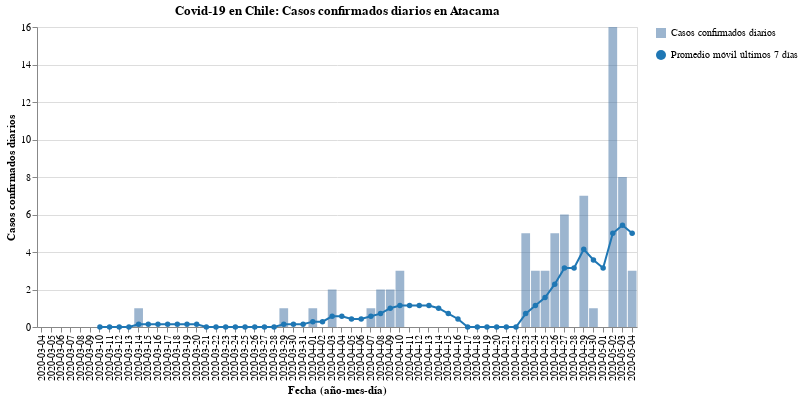

The notebook cell this image was saved under:
### Code cell
#hide_input
bars, line = my_cases_plot(region)
(bars + line).properties(
    title=f'Covid-19 en Chile: Casos confirmados diarios en {region}',
    width=600
)

### Figure 1 — Vega-Lite specification as saved in the notebook (floating-point values rounded to 4 significant figures)
{"config": {"view": {"continuousWidth": 400, "continuousHeight": 300}}, "layer": [{"mark": {"type": "bar", "opacity": 0.7}, "encoding": {"opacity": {"type": "nominal", "field": "Casos confirmados diarios", "legend": {"title": ""}}, "tooltip": [{"type": "nominal", "field": "Fecha"}, {"type": "quantitative", "field": "Casos confirmados"}], "x": {"type": "nominal", "axis": {"title": "Fecha (año-mes-día)"}, "field": "Fecha"}, "y": {"type": "quantitative", "axis": {"title": "Casos confirmados diarios"}, "field": "Casos confirmados"}}}, {"mark": {"type": "line", "color": "#1f77b4", "point": {"filled": true, "fill": "#1f77b4"}}, "encoding": {"shape": {"type": "nominal", "field": "Promedio móvil últimos 7 días", "legend": {"title": ""}}, "x": {"type": "nominal", "axis": {"title": "Fecha (año-mes-día)"}, "field": "Fecha"}, "y": {"type": "quantitative", "field": "Rolling"}}}], "data": {"name": "data-7c2c7bdd309efc1fa8efbb6ce062fb28"}, "title": "Covid-19 en Chile: Casos confirmados diarios en Atacama", "width": 600, "$schema": "https://vega.github.io/schema/vega-lite/v4.8.1.json", "datasets": {"data-7c2c7bdd309efc1fa8efbb6ce062fb28": [{"Fecha": "2020-03-04", "Casos confirmados": 0, "Rolling": null, "Casos confirmados diarios": "Casos confirmados diarios", "Promedio móvil últimos 7 días": "Promedio móvil últimos 7 días"}, {"Fecha": "2020-03-05", "Casos confirmados": 0, "Rolling": null, "Casos confirmados diarios": "Casos confirmados diarios", "Promedio móvil últimos 7 días": "Promedio móvil últimos 7 días"}, {"Fecha": "2020-03-06", "Casos confirmados": 0, "Rolling": null, "Casos confirmados diarios": "Casos confirmados diarios", "Promedio móvil últimos 7 días": "Promedio móvil últimos 7 días"}, {"Fecha": "2020-03-07", "Casos confirmados": 0, "Rolling": null, "Casos confirmados diarios": "Casos confirmados diarios", "Promedio móvil últimos 7 días": "Promedio móvil últimos 7 días"}, {"Fecha": "2020-03-08", "Casos confirmados": 0, "Rolling": null, "Casos confirmados diarios": "Casos confirmados diarios", "Promedio móvil últimos 7 días": "Promedio móvil últimos 7 días"}, {"Fecha": "2020-03-09", "Casos confirmados": 0, "Rolling": null, "Casos confirmados diarios": "Casos confirmados diarios", "Promedio móvil últimos 7 días": "Promedio móvil últimos 7 días"}, {"Fecha": "2020-03-10", "Casos confirmados": 0, "Rolling": 0.0, "Casos confirmados diarios": "Casos confirmados diarios", "Promedio móvil últimos 7 días": "Promedio móvil últimos 7 días"}, {"Fecha": "2020-03-11", "Casos confirmados": 0, "Rolling": 0.0, "Casos confirmados diarios": "Casos confirmados diarios", "Promedio móvil últimos 7 días": "Promedio móvil últimos 7 días"}, {"Fecha": "2020-03-12", "Casos confirmados": 0, "Rolling": 0.0, "Casos confirmados diarios": "Casos confirmados diarios", "Promedio móvil últimos 7 días": "Promedio móvil últimos 7 días"}, {"Fecha": "2020-03-13", "Casos confirmados": 0, "Rolling": 0.0, "Casos confirmados diarios": "Casos confirmados diarios", "Promedio móvil últimos 7 días": "Promedio móvil últimos 7 días"}, {"Fecha": "2020-03-14", "Casos confirmados": 1, "Rolling": 0.1429, "Casos confirmados diarios": "Casos confirmados diarios", "Promedio móvil últimos 7 días": "Promedio móvil últimos 7 días"}, {"Fecha": "2020-03-15", "Casos confirmados": 0, "Rolling": 0.1429, "Casos confirmados diarios": "Casos confirmados diarios", "Promedio móvil últimos 7 días": "Promedio móvil últimos 7 días"}, {"Fecha": "2020-03-16", "Casos confirmados": 0, "Rolling": 0.1429, "Casos confirmados diarios": "Casos confirmados diarios", "Promedio móvil últimos 7 días": "Promedio móvil últimos 7 días"}, {"Fecha": "2020-03-17", "Casos confirmados": 0, "Rolling": 0.1429, "Casos confirmados diarios": "Casos confirmados diarios", "Promedio móvil últimos 7 días": "Promedio móvil últimos 7 días"}, {"Fecha": "2020-03-18", "Casos confirmados": 0, "Rolling": 0.1429, "Casos confirmados diarios": "Casos confirmados diarios", "Promedio móvil últimos 7 días": "Promedio móvil últimos 7 días"}, {"Fecha": "2020-03-19", "Casos confirmados": 0, "Rolling": 0.1429, "Casos confirmados diarios": "Casos confirmados diarios", "Promedio móvil últimos 7 días": "Promedio móvil últimos 7 días"}, {"Fecha": "2020-03-20", "Casos confirmados": 0, "Rolling": 0.1429, "Casos confirmados diarios": "Casos confirmados diarios", "Promedio móvil últimos 7 días": "Promedio móvil últimos 7 días"}, {"Fecha": "2020-03-21", "Casos confirmados": 0, "Rolling": 0.0, "Casos confirmados diarios": "Casos confirmados diarios", "Promedio móvil últimos 7 días": "Promedio móvil últimos 7 días"}, {"Fecha": "2020-03-22", "Casos confirmados": 0, "Rolling": 0.0, "Casos confirmados diarios": "Casos confirmados diarios", "Promedio móvil últimos 7 días": "Promedio móvil últimos 7 días"}, {"Fecha": "2020-03-23", "Casos confirmados": 0, "Rolling": 0.0, "Casos confirmados diarios": "Casos confirmados diarios", "Promedio móvil últimos 7 días": "Promedio móvil últimos 7 días"}, {"Fecha": "2020-03-24", "Casos confirmados": 0, "Rolling": 0.0, "Casos confirmados diarios": "Casos confirmados diarios", "Promedio móvil últimos 7 días": "Promedio móvil últimos 7 días"}, {"Fecha": "2020-03-25", "Casos confirmados": 0, "Rolling": 0.0, "Casos confirmados diarios": "Casos confirmados diarios", "Promedio móvil últimos 7 días": "Promedio móvil últimos 7 días"}, {"Fecha": "2020-03-26", "Casos confirmados": 0, "Rolling": 0.0, "Casos confirmados diarios": "Casos confirmados diarios", "Promedio móvil últimos 7 días": "Promedio móvil últimos 7 días"}, {"Fecha": "2020-03-27", "Casos confirmados": 0, "Rolling": 0.0, "Casos confirmados diarios": "Casos confirmados diarios", "Promedio móvil últimos 7 días": "Promedio móvil últimos 7 días"}, {"Fecha": "2020-03-28", "Casos confirmados": 0, "Rolling": 0.0, "Casos confirmados diarios": "Casos confirmados diarios", "Promedio móvil últimos 7 días": "Promedio móvil últimos 7 días"}, {"Fecha": "2020-03-29", "Casos confirmados": 1, "Rolling": 0.1429, "Casos confirmados diarios": "Casos confirmados diarios", "Promedio móvil últimos 7 días": "Promedio móvil últimos 7 días"}, {"Fecha": "2020-03-30", "Casos confirmados": 0, "Rolling": 0.1429, "Casos confirmados diarios": "Casos confirmados diarios", "Promedio móvil últimos 7 días": "Promedio móvil últimos 7 días"}, {"Fecha": "2020-03-31", "Casos confirmados": 0, "Rolling": 0.1429, "Casos confirmados diarios": "Casos confirmados diarios", "Promedio móvil últimos 7 días": "Promedio móvil últimos 7 días"}, {"Fecha": "2020-04-01", "Casos confirmados": 1, "Rolling": 0.2857, "Casos confirmados diarios": "Casos confirmados diarios", "Promedio móvil últimos 7 días": "Promedio móvil últimos 7 días"}, {"Fecha": "2020-04-02", "Casos confirmados": 0, "Rolling": 0.2857, "Casos confirmados diarios": "Casos confirmados diarios", "Promedio móvil últimos 7 días": "Promedio móvil últimos 7 días"}, {"Fecha": "2020-04-03", "Casos confirmados": 2, "Rolling": 0.5714, "Casos confirmados diarios": "Casos confirmados diarios", "Promedio móvil últimos 7 días": "Promedio móvil últimos 7 días"}, {"Fecha": "2020-04-04", "Casos confirmados": 0, "Rolling": 0.5714, "Casos confirmados diarios": "Casos confirmados diarios", "Promedio móvil últimos 7 días": "Promedio móvil últimos 7 días"}, {"Fecha": "2020-04-05", "Casos confirmados": 0, "Rolling": 0.4286, "Casos confirmados diarios": "Casos confirmados diarios", "Promedio móvil últimos 7 días": "Promedio móvil últimos 7 días"}, {"Fecha": "2020-04-06", "Casos confirmados": 0, "Rolling": 0.4286, "Casos confirmados diarios": "Casos confirmados diarios", "Promedio móvil últimos 7 días": "Promedio móvil últimos 7 días"}, {"Fecha": "2020-04-07", "Casos confirmados": 1, "Rolling": 0.5714, "Casos confirmados diarios": "Casos confirmados diarios", "Promedio móvil últimos 7 días": "Promedio móvil últimos 7 días"}, {"Fecha": "2020-04-08", "Casos confirmados": 2, "Rolling": 0.7143, "Casos confirmados diarios": "Casos confirmados diarios", "Promedio móvil últimos 7 días": "Promedio móvil últimos 7 días"}, {"Fecha": "2020-04-09", "Casos confirmados": 2, "Rolling": 1.0, "Casos confirmados diarios": "Casos confirmados diarios", "Promedio móvil últimos 7 días": "Promedio móvil últimos 7 días"}, {"Fecha": "2020-04-10", "Casos confirmados": 3, "Rolling": 1.143, "Casos confirmados diarios": "Casos confirmados diarios", "Promedio móvil últimos 7 días": "Promedio móvil últimos 7 días"}, {"Fecha": "2020-04-11", "Casos confirmados": 0, "Rolling": 1.143, "Casos confirmados diarios": "Casos confirmados diarios", "Promedio móvil últimos 7 días": "Promedio móvil últimos 7 días"}, {"Fecha": "2020-04-12", "Casos confirmados": 0, "Rolling": 1.143, "Casos confirmados diarios": "Casos confirmados diarios", "Promedio móvil últimos 7 días": "Promedio móvil últimos 7 días"}, {"Fecha": "2020-04-13", "Casos confirmados": 0, "Rolling": 1.143, "Casos confirmados diarios": "Casos confirmados diarios", "Promedio móvil últimos 7 días": "Promedio móvil últimos 7 días"}, {"Fecha": "2020-04-14", "Casos confirmados": 0, "Rolling": 1.0, "Casos confirmados diarios": "Casos confirmados diarios", "Promedio móvil últimos 7 días": "Promedio móvil últimos 7 días"}, {"Fecha": "2020-04-15", "Casos confirmados": 0, "Rolling": 0.7143, "Casos confirmados diarios": "Casos confirmados diarios", "Promedio móvil últimos 7 días": "Promedio móvil últimos 7 días"}, {"Fecha": "2020-04-16", "Casos confirmados": 0, "Rolling": 0.4286, "Casos confirmados diarios": "Casos confirmados diarios", "Promedio móvil últimos 7 días": "Promedio móvil últimos 7 días"}, {"Fecha": "2020-04-17", "Casos confirmados": 0, "Rolling": 0.0, "Casos confirmados diarios": "Casos confirmados diarios", "Promedio móvil últimos 7 días": "Promedio móvil últimos 7 días"}, {"Fecha": "2020-04-18", "Casos confirmados": 0, "Rolling": 0.0, "Casos confirmados diarios": "Casos confirmados diarios", "Promedio móvil últimos 7 días": "Promedio móvil últimos 7 días"}, {"Fecha": "2020-04-19", "Casos confirmados": 0, "Rolling": 0.0, "Casos confirmados diarios": "Casos confirmados diarios", "Promedio móvil últimos 7 días": "Promedio móvil últimos 7 días"}, {"Fecha": "2020-04-20", "Casos confirmados": 0, "Rolling": 0.0, "Casos confirmados diarios": "Casos confirmados diarios", "Promedio móvil últimos 7 días": "Promedio móvil últimos 7 días"}, {"Fecha": "2020-04-21", "Casos confirmados": 0, "Rolling": 0.0, "Casos confirmados diarios": "Casos confirmados diarios", "Promedio móvil últimos 7 días": "Promedio móvil últimos 7 días"}, {"Fecha": "2020-04-22", "Casos confirmados": 0, "Rolling": 0.0, "Casos confirmados diarios": "Casos confirmados diarios", "Promedio móvil últimos 7 días": "Promedio móvil últimos 7 días"}, {"Fecha": "2020-04-23", "Casos confirmados": 5, "Rolling": 0.7143, "Casos confirmados diarios": "Casos confirmados diarios", "Promedio móvil últimos 7 días": "Promedio móvil últimos 7 días"}, {"Fecha": "2020-04-24", "Casos confirmados": 3, "Rolling": 1.143, "Casos confirmados diarios": "Casos confirmados diarios", "Promedio móvil últimos 7 días": "Promedio móvil últimos 7 días"}, {"Fecha": "2020-04-25", "Casos confirmados": 3, "Rolling": 1.571, "Casos confirmados diarios": "Casos confirmados diarios", "Promedio móvil últimos 7 días": "Promedio móvil últimos 7 días"}, {"Fecha": "2020-04-26", "Casos confirmados": 5, "Rolling": 2.286, "Casos confirmados diarios": "Casos confirmados diarios", "Promedio móvil últimos 7 días": "Promedio móvil últimos 7 días"}, {"Fecha": "2020-04-27", "Casos confirmados": 6, "Rolling": 3.143, "Casos confirmados diarios": "Casos confirmados diarios", "Promedio móvil últimos 7 días": "Promedio móvil últimos 7 días"}, {"Fecha": "2020-04-28", "Casos confirmados": 0, "Rolling": 3.143, "Casos confirmados diarios": "Casos confirmados diarios", "Promedio móvil últimos 7 días": "Promedio móvil últimos 7 días"}, {"Fecha": "2020-04-29", "Casos confirmados": 7, "Rolling": 4.143, "Casos confirmados diarios": "Casos confirmados diarios", "Promedio móvil últimos 7 días": "Promedio móvil últimos 7 días"}, {"Fecha": "2020-04-30", "Casos confirmados": 1, "Rolling": 3.571, "Casos confirmados diarios": "Casos confirmados diarios", "Promedio móvil últimos 7 días": "Promedio móvil últimos 7 días"}, {"Fecha": "2020-05-01", "Casos confirmados": 0, "Rolling": 3.143, "Casos confirmados diarios": "Casos confirmados diarios", "Promedio móvil últimos 7 días": "Promedio móvil últimos 7 días"}, {"Fecha": "2020-05-02", "Casos confirmados": 16, "Rolling": 5.0, "Casos confirmados diarios": "Casos confirmados diarios", "Promedio móvil últimos 7 días": "Promedio móvil últimos 7 días"}, {"Fecha": "2020-05-03", "Casos confirmados": 8, "Rolling": 5.429, "Casos confirmados diarios": "Casos confirmados diarios", "Promedio móvil últimos 7 días": "Promedio móvil últimos 7 días"}, {"Fecha": "2020-05-04", "Casos confirmados": 3, "Rolling": 5.0, "Casos confirmados diarios": "Casos confirmados diarios", "Promedio móvil últimos 7 días": "Promedio móvil últimos 7 días"}]}}
